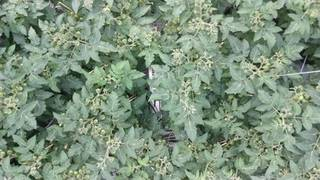
#> input picture data/published/photos/agrifusion_2024-10-15.jpg, 320 x 180 px
$ python -i image_features.py   (imports and definitions only)
#> lines starting #> are read from the running program, lines starting #| are printed output that depends on the picture; after the words box and inside, x2 and y2 are one past the last pixel; in counts of white or black regions, pixels touching at a corner belong together
#> further down, picture is the input picture: PIL image 320x180 RGB; mean R, G, B 127.5, 147.8, 126.3
"""Pull selected canopy images straight out of the 31 GB 4TU zip and measure simple features.

Usage: python3 image_features.py OUT_DIR [HOUR]
Needs: pip install remotezip pillow numpy pandas
Writes OUT_DIR/image_features.csv (one row per camera x day) and small JPEG thumbnails in OUT_DIR/thumbs/.
Re-running skips images already measured.
"""
import io, os, re, sys, threading
from concurrent.futures import ThreadPoolExecutor, as_completed
import numpy as np
import pandas as pd
from PIL import Image
from remotezip import RemoteZip

URL = 'https://data.4tu.nl/file/fa102772-32db-4b30-bace-12f2016722ce/818e2966-7015-432d-aa7c-1b9158c011cf'
CAM_TEAM = {'cam_18': 'trigger', 'cam_19': 'ideas', 'cam_1': 'reference',
            'cam_20': 'agrifusion', 'cam_21': 'mugrow', 'camir_27': 'tomatonuts'}
PAT = re.compile(r'dataset4tu/(\w+)/\1_(\d{4})_(\d\d)_(\d\d)_(\d\d)_\d\d_\d\d_(\w+)\.png')
local = threading.local()


# [4 lines left out: function zf, not called in this run]


def rgb_features(img):
    a = np.asarray(img.convert('RGB').resize((960, 540), Image.BILINEAR))
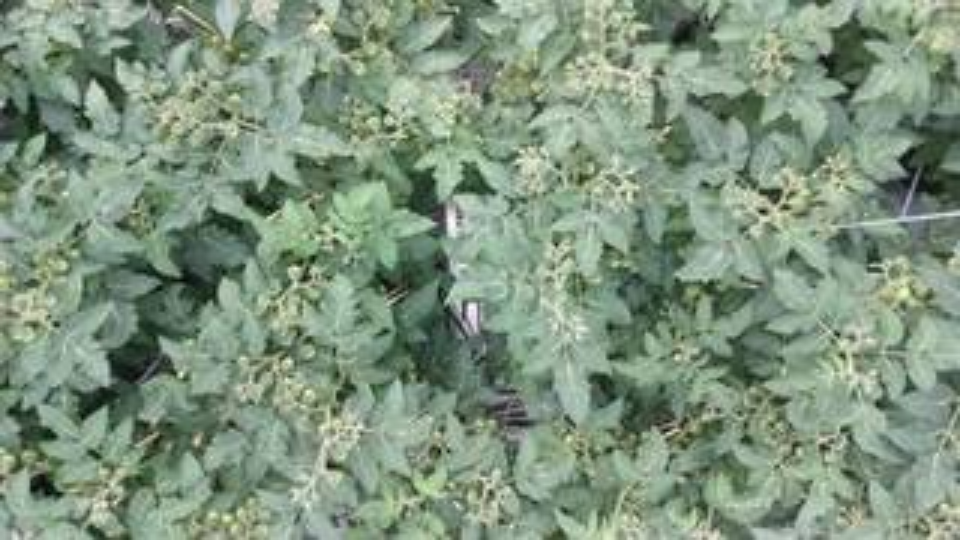
#> a: shape (540, 960, 3); mean R, G, B 127.5, 147.8, 126.3
    h, s, v = np.moveaxis(np.asarray(Image.fromarray(a).convert('HSV')), -1, 0).astype(int)  # PIL HSV, 0-255 scale
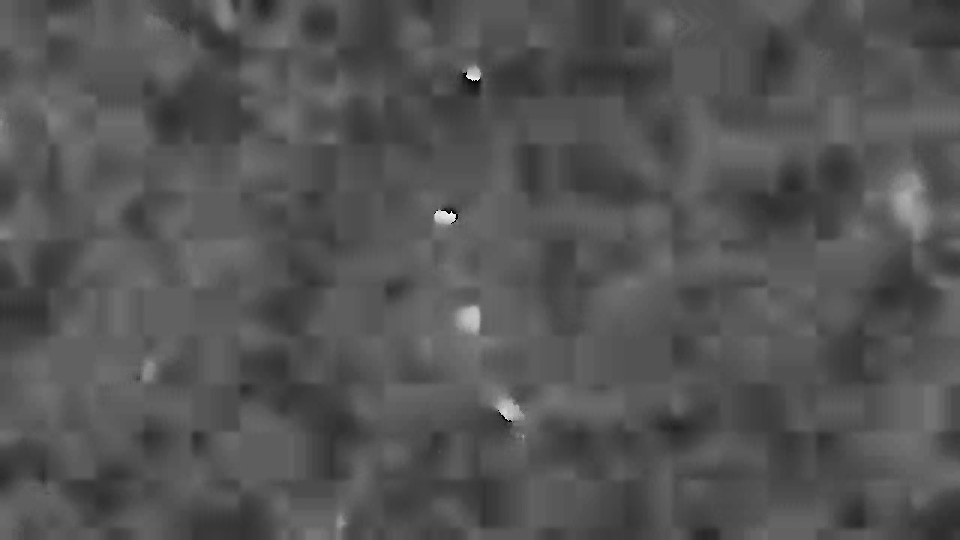
#> h: shape (540, 960) int64; min 0, max 248, mean 84.1
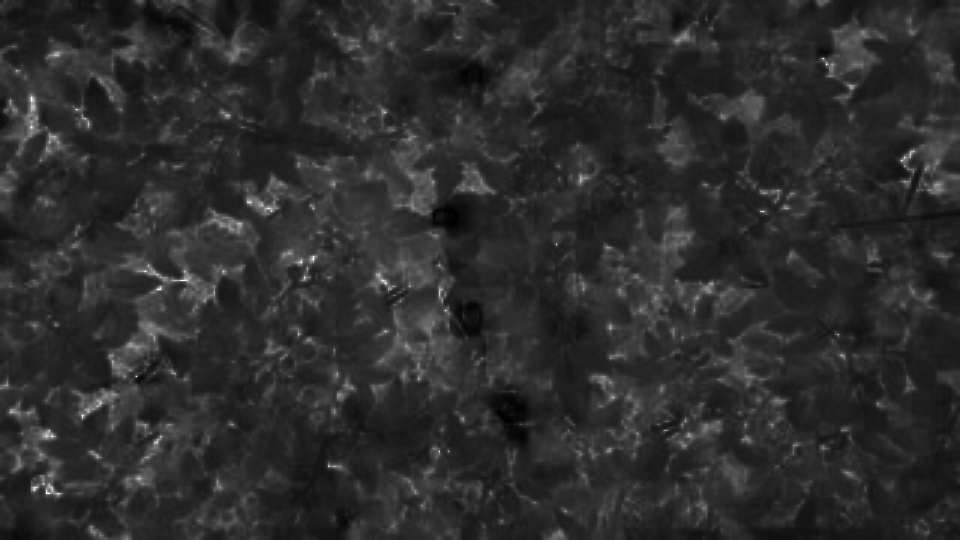
#> s: shape (540, 960) int64; min 0, max 255, mean 44.7
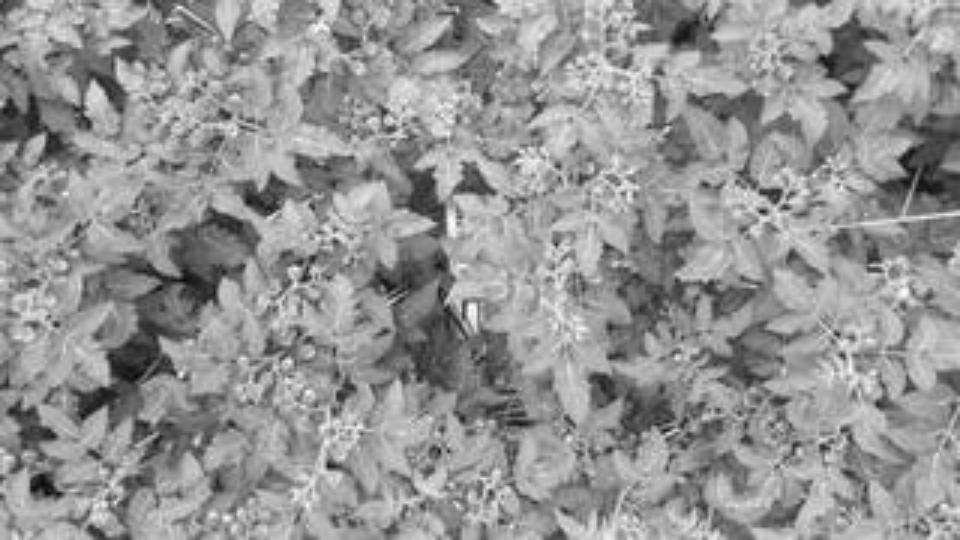
#> v: shape (540, 960) int64; min 4, max 255, mean 147.9
    vivid = (s > 90) & (v > 80)
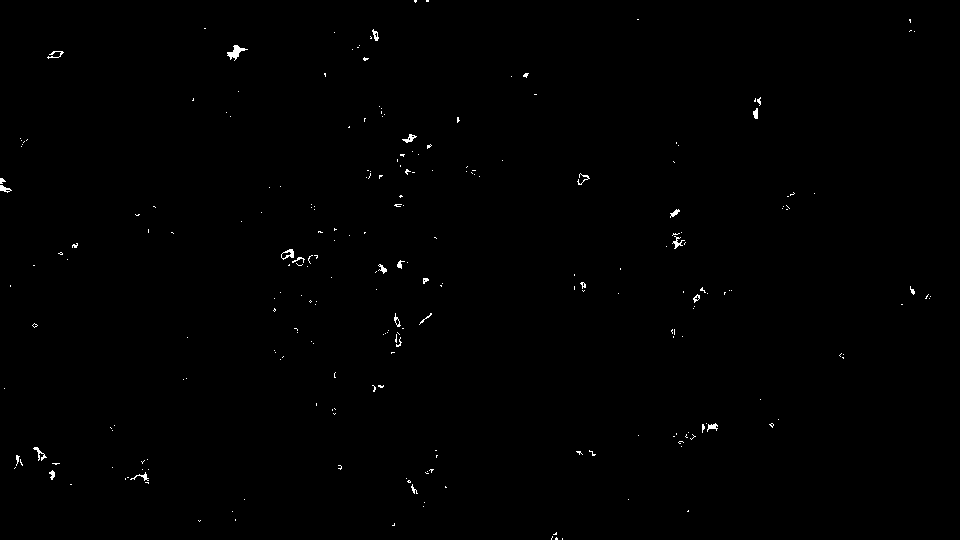
#> vivid: shape (540, 960) bool; 0.37% white in thin lines or dots
    r, g, b = [a[..., i].astype(float) for i in range(3)]
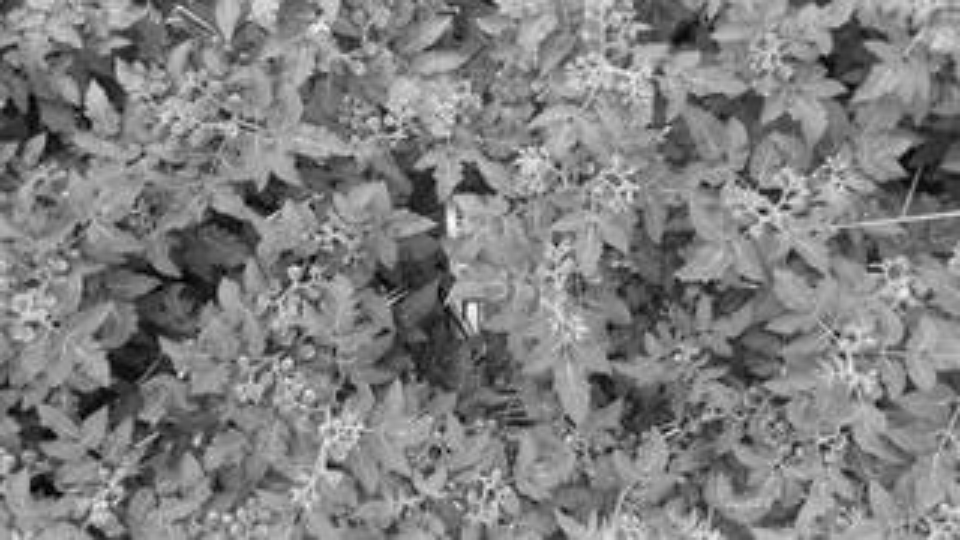
#> r: shape (540, 960) float64; min 0, max 255, mean 127.5
    return {
        'red_pct': 100 * (vivid & ((h < 17) | (h > 234))).mean(),     # red fruit
        'orange_pct': 100 * (vivid & (h >= 17) & (h < 30)).mean(),    # turning fruit
        'yellow_pct': 100 * (vivid & (h >= 30) & (h < 45)).mean(),    # turning fruit or yellowing leaves
        'green_pct': 100 * ((2 * g - r - b) > 20).mean(),             # leaves + green fruit (excess green)
        'mean_r': r.mean(), 'mean_g': g.mean(), 'mean_b': b.mean(),   # colour cast check (grow lamps)
    }, a


# [46 lines left out: functions depth_features, work, main, not called in this run]


# [2 lines not run here, left out]

>>> from PIL import Image
>>> picture = Image.open('../data/published/photos/agrifusion_2024-10-15.jpg')
>>> result = rgb_features(picture)

$ run again, on data/published/photos/agrifusion_2024-10-21.jpg
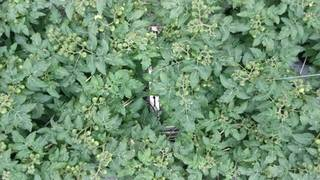
#> input picture data/published/photos/agrifusion_2024-10-21.jpg, 320 x 180 px
#> picture is the input picture: PIL image 320x180 RGB; mean R, G, B 114, 147.8, 115
#> in rgb_features, `vivid = (s > 90) & (v > 80)`:
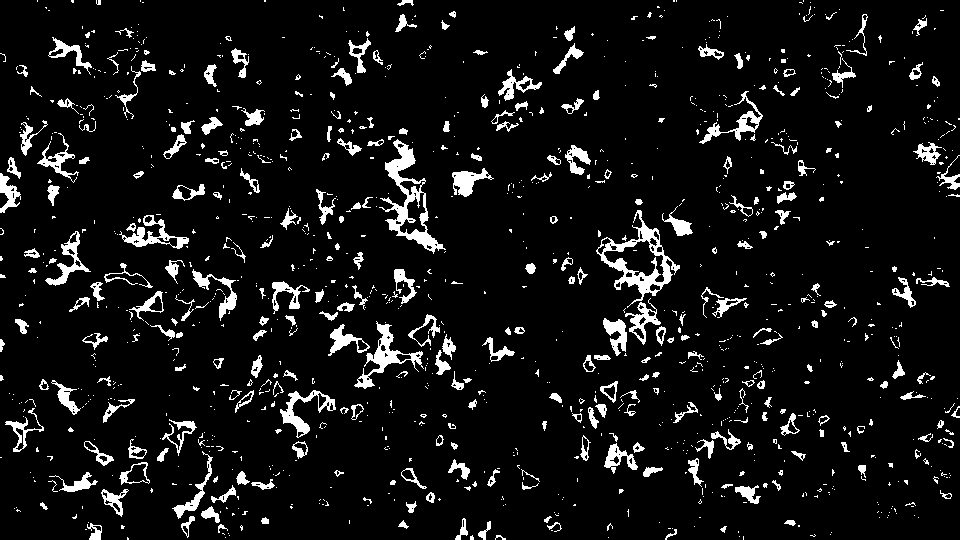
#> vivid: shape (540, 960) bool; 7.6% white; 1220 white regions (920 under 20 px), largest, box (x1, y1, x2, y2) and area: (379, 139, 446, 254) 1899, (596, 210, 680, 308) 1832, (354, 321, 424, 389) 1052
#> in rgb_features, `r, g, b = [a[..., i].astype(float) for i in range(3)]`:
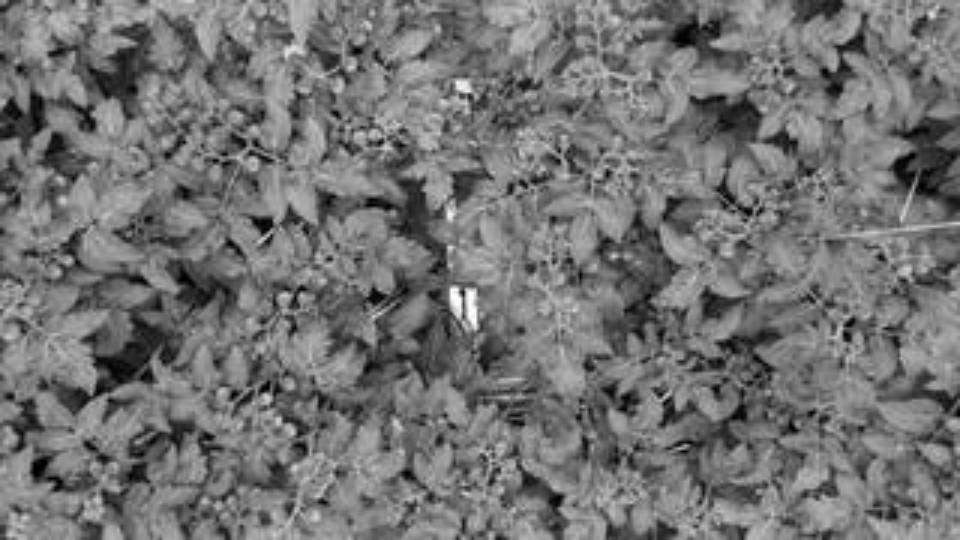
#> b: shape (540, 960) float64; min 0, max 255, mean 115

$ run again, on data/published/photos/agrifusion_2024-10-27.jpg
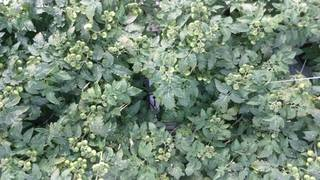
#> input picture data/published/photos/agrifusion_2024-10-27.jpg, 320 x 180 px
#> picture is the input picture: PIL image 320x180 RGB; mean R, G, B 118.8, 139.3, 120.1
#> in rgb_features, `vivid = (s > 90) & (v > 80)`:
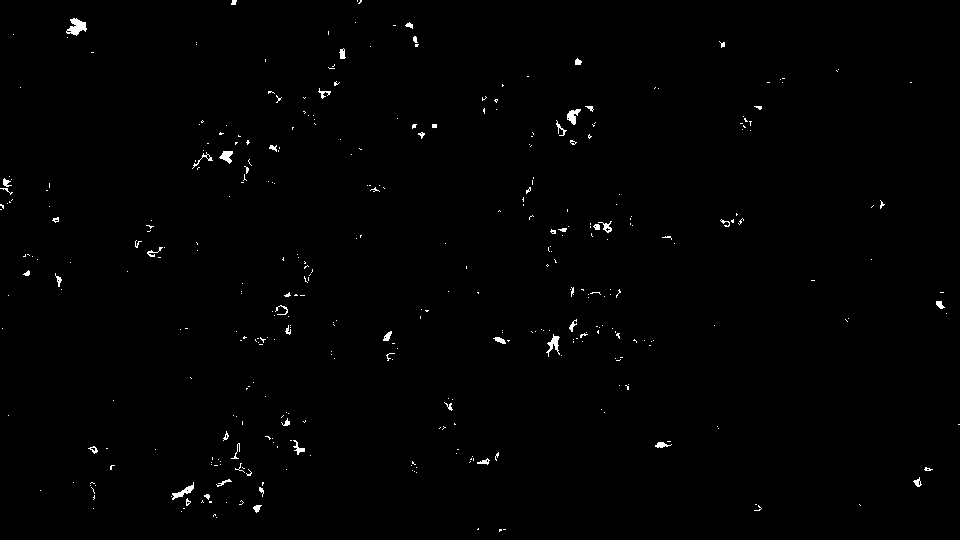
#> vivid: shape (540, 960) bool; 0.68% white; 380 white regions (328 under 20 px), largest, box (x1, y1, x2, y2) and area: (66, 18, 87, 36) 210, (546, 334, 560, 357) 126, (172, 482, 194, 500) 125
#> in rgb_features, `r, g, b = [a[..., i].astype(float) for i in range(3)]`:
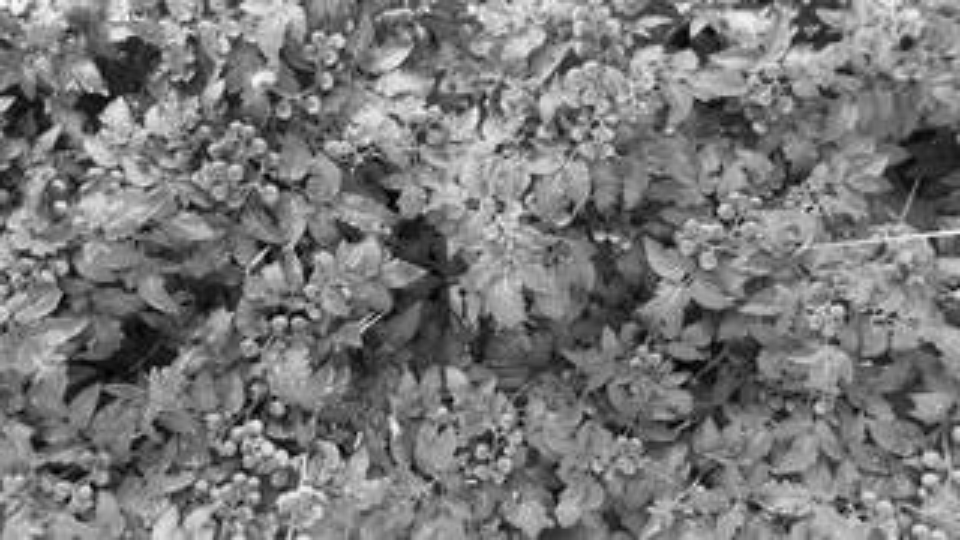
#> b: shape (540, 960) float64; min 0, max 255, mean 120.1
